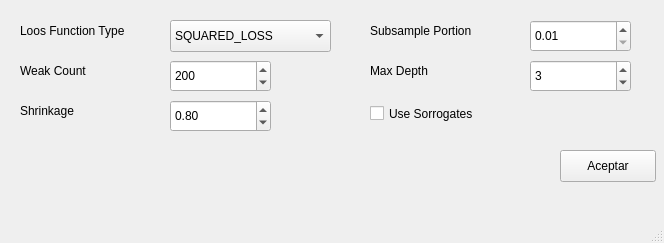
<?xml version="1.0" encoding="UTF-8"?>
<ui version="4.0">
 <class>Conf_GB</class>
 <widget class="QMainWindow" name="Conf_GB">
  <property name="geometry">
   <rect>
    <x>0</x>
    <y>0</y>
    <width>664</width>
    <height>243</height>
   </rect>
  </property>
  <property name="minimumSize">
   <size>
    <width>664</width>
    <height>243</height>
   </size>
  </property>
  <property name="windowTitle">
   <string>Configuración GBTrees</string>
  </property>
  <widget class="QWidget" name="centralwidget">
   <widget class="QLabel" name="label">
    <property name="geometry">
     <rect>
      <x>20</x>
      <y>20</y>
      <width>141</width>
      <height>22</height>
     </rect>
    </property>
    <property name="text">
     <string>Loos Function Type</string>
    </property>
   </widget>
   <widget class="QLabel" name="label_2">
    <property name="geometry">
     <rect>
      <x>20</x>
      <y>60</y>
      <width>91</width>
      <height>22</height>
     </rect>
    </property>
    <property name="text">
     <string>Weak Count</string>
    </property>
   </widget>
   <widget class="QLabel" name="label_3">
    <property name="geometry">
     <rect>
      <x>20</x>
      <y>100</y>
      <width>91</width>
      <height>22</height>
     </rect>
    </property>
    <property name="text">
     <string>Shrinkage</string>
    </property>
   </widget>
   <widget class="QLabel" name="label_4">
    <property name="geometry">
     <rect>
      <x>370</x>
      <y>60</y>
      <width>91</width>
      <height>22</height>
     </rect>
    </property>
    <property name="text">
     <string>Max Depth</string>
    </property>
   </widget>
   <widget class="QLabel" name="label_6">
    <property name="geometry">
     <rect>
      <x>370</x>
      <y>20</y>
      <width>141</width>
      <height>22</height>
     </rect>
    </property>
    <property name="text">
     <string>Subsample Portion</string>
    </property>
   </widget>
   <widget class="QCheckBox" name="use_surrogates">
    <property name="geometry">
     <rect>
      <x>370</x>
      <y>100</y>
      <width>141</width>
      <height>27</height>
     </rect>
    </property>
    <property name="text">
     <string>Use Sorrogates</string>
    </property>
   </widget>
   <widget class="QComboBox" name="loss_function_type">
    <property name="geometry">
     <rect>
      <x>170</x>
      <y>20</y>
      <width>161</width>
      <height>32</height>
     </rect>
    </property>
    <item>
     <property name="text">
      <string>SQUARED_LOSS</string>
     </property>
    </item>
    <item>
     <property name="text">
      <string>ABSOLUTE_LOSS</string>
     </property>
    </item>
    <item>
     <property name="text">
      <string>HUBER_LOSS</string>
     </property>
    </item>
    <item>
     <property name="text">
      <string>DEVIANCE_LOSS</string>
     </property>
    </item>
   </widget>
   <widget class="QSpinBox" name="weak_count">
    <property name="geometry">
     <rect>
      <x>170</x>
      <y>60</y>
      <width>101</width>
      <height>32</height>
     </rect>
    </property>
    <property name="minimum">
     <number>1</number>
    </property>
    <property name="maximum">
     <number>999999</number>
    </property>
    <property name="value">
     <number>200</number>
    </property>
   </widget>
   <widget class="QDoubleSpinBox" name="shrinkage">
    <property name="geometry">
     <rect>
      <x>170</x>
      <y>100</y>
      <width>101</width>
      <height>32</height>
     </rect>
    </property>
    <property name="minimum">
     <double>0.000000000000000</double>
    </property>
    <property name="maximum">
     <double>1.000000000000000</double>
    </property>
    <property name="value">
     <double>0.800000000000000</double>
    </property>
   </widget>
   <widget class="QDoubleSpinBox" name="subsample_portion">
    <property name="geometry">
     <rect>
      <x>530</x>
      <y>20</y>
      <width>101</width>
      <height>32</height>
     </rect>
    </property>
    <property name="minimum">
     <double>0.010000000000000</double>
    </property>
    <property name="maximum">
     <double>999999.000000000000000</double>
    </property>
   </widget>
   <widget class="QSpinBox" name="max_depth">
    <property name="geometry">
     <rect>
      <x>530</x>
      <y>60</y>
      <width>101</width>
      <height>32</height>
     </rect>
    </property>
    <property name="minimum">
     <number>1</number>
    </property>
    <property name="maximum">
     <number>999999</number>
    </property>
    <property name="value">
     <number>3</number>
    </property>
   </widget>
   <widget class="QPushButton" name="pushButton">
    <property name="geometry">
     <rect>
      <x>560</x>
      <y>150</y>
      <width>96</width>
      <height>32</height>
     </rect>
    </property>
    <property name="text">
     <string>Aceptar</string>
    </property>
   </widget>
  </widget>
  <widget class="QMenuBar" name="menubar">
   <property name="geometry">
    <rect>
     <x>0</x>
     <y>0</y>
     <width>664</width>
     <height>30</height>
    </rect>
   </property>
  </widget>
  <widget class="QStatusBar" name="statusbar"/>
 </widget>
 <resources/>
 <connections/>
</ui>
